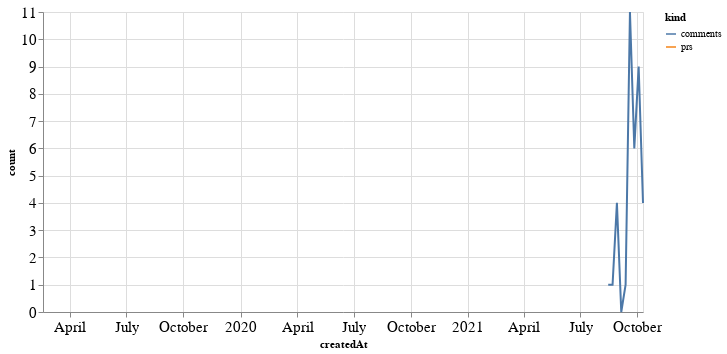

Notebook code for this chart:
### Code cell
alt.Chart(total_time, width=600).mark_line().encode(
    x='createdAt',
    y='count',
    color='kind'
)

### Figure 1 — Vega-Lite specification as saved in the notebook (floating-point values rounded to 4 significant figures)
{"config": {"axisLeft": {"labelFontSize": 15}, "axisBottom": {"labelFontSize": 15}}, "data": {"name": "data-249e0dae7098535e7f5a10fa5f35b0f9"}, "mark": "line", "encoding": {"color": {"type": "nominal", "field": "kind"}, "x": {"type": "temporal", "field": "createdAt"}, "y": {"type": "quantitative", "field": "count"}}, "width": 600, "$schema": "https://vega.github.io/schema/vega-lite/v4.8.1.json", "datasets": {"data-249e0dae7098535e7f5a10fa5f35b0f9": [{"createdAt": "2019-02-17T00:00:00", "kind": "prs", "count": 1.0}, {"createdAt": "2021-08-15T00:00:00", "kind": "prs", "count": null}, {"createdAt": "2021-08-22T00:00:00", "kind": "prs", "count": null}, {"createdAt": "2021-08-29T00:00:00", "kind": "prs", "count": null}, {"createdAt": "2021-09-05T00:00:00", "kind": "prs", "count": null}, {"createdAt": "2021-09-12T00:00:00", "kind": "prs", "count": null}, {"createdAt": "2021-09-19T00:00:00", "kind": "prs", "count": null}, {"createdAt": "2021-09-26T00:00:00", "kind": "prs", "count": null}, {"createdAt": "2021-10-03T00:00:00", "kind": "prs", "count": null}, {"createdAt": "2021-10-10T00:00:00", "kind": "prs", "count": null}, {"createdAt": "2019-02-17T00:00:00", "kind": "comments", "count": null}, {"createdAt": "2021-08-15T00:00:00", "kind": "comments", "count": 1.0}, {"createdAt": "2021-08-22T00:00:00", "kind": "comments", "count": 1.0}, {"createdAt": "2021-08-29T00:00:00", "kind": "comments", "count": 4.0}, {"createdAt": "2021-09-05T00:00:00", "kind": "comments", "count": 0.0}, {"createdAt": "2021-09-12T00:00:00", "kind": "comments", "count": 1.0}, {"createdAt": "2021-09-19T00:00:00", "kind": "comments", "count": 11.0}, {"createdAt": "2021-09-26T00:00:00", "kind": "comments", "count": 6.0}, {"createdAt": "2021-10-03T00:00:00", "kind": "comments", "count": 9.0}, {"createdAt": "2021-10-10T00:00:00", "kind": "comments", "count": 4.0}]}}
